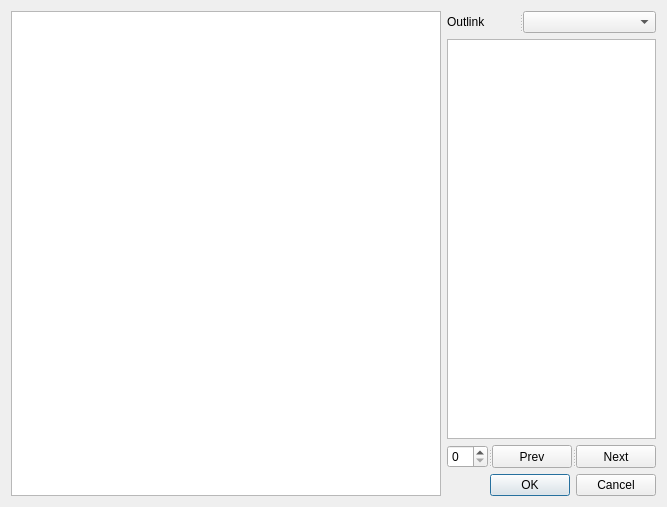
<?xml version="1.0" encoding="UTF-8"?>
<ui version="4.0">
 <class>SpotguideShowImageDlgDesign</class>
 <widget class="QDialog" name="SpotguideShowImageDlgDesign">
  <property name="geometry">
   <rect>
    <x>0</x>
    <y>0</y>
    <width>667</width>
    <height>507</height>
   </rect>
  </property>
  <property name="windowTitle">
   <string>Spotguide Image</string>
  </property>
  <layout class="QGridLayout" name="gridLayout" columnstretch="3,1">
   <item row="0" column="0" rowspan="4">
    <widget class="QGraphicsView" name="graphicsViewShowImage"/>
   </item>
   <item row="0" column="1">
    <widget class="QSplitter" name="splitter_3">
     <property name="orientation">
      <enum>Qt::Horizontal</enum>
     </property>
     <widget class="QLabel" name="label">
      <property name="text">
       <string>Outlink</string>
      </property>
      <property name="indent">
       <number>-1</number>
      </property>
     </widget>
     <widget class="QComboBox" name="comboBoxOutlinkid"/>
    </widget>
   </item>
   <item row="1" column="1">
    <widget class="QTextEdit" name="textEditFeatureInfo">
     <property name="readOnly">
      <bool>true</bool>
     </property>
    </widget>
   </item>
   <item row="2" column="1">
    <widget class="QSplitter" name="splitter_2">
     <property name="orientation">
      <enum>Qt::Horizontal</enum>
     </property>
     <widget class="QSpinBox" name="spinBoxFeatureIndex"/>
     <widget class="QPushButton" name="pushButtonPrev">
      <property name="text">
       <string>Prev</string>
      </property>
     </widget>
     <widget class="QPushButton" name="pushButtonNext">
      <property name="text">
       <string>Next</string>
      </property>
     </widget>
    </widget>
   </item>
   <item row="3" column="1">
    <widget class="QSplitter" name="splitter">
     <property name="orientation">
      <enum>Qt::Horizontal</enum>
     </property>
     <widget class="QDialogButtonBox" name="button_box">
      <property name="orientation">
       <enum>Qt::Horizontal</enum>
      </property>
      <property name="standardButtons">
       <set>QDialogButtonBox::Cancel|QDialogButtonBox::Ok</set>
      </property>
     </widget>
    </widget>
   </item>
  </layout>
 </widget>
 <resources/>
 <connections>
  <connection>
   <sender>button_box</sender>
   <signal>accepted()</signal>
   <receiver>SpotguideShowImageDlgDesign</receiver>
   <slot>accept()</slot>
   <hints>
    <hint type="sourcelabel">
     <x>20</x>
     <y>20</y>
    </hint>
    <hint type="destinationlabel">
     <x>20</x>
     <y>20</y>
    </hint>
   </hints>
  </connection>
  <connection>
   <sender>button_box</sender>
   <signal>rejected()</signal>
   <receiver>SpotguideShowImageDlgDesign</receiver>
   <slot>reject()</slot>
   <hints>
    <hint type="sourcelabel">
     <x>20</x>
     <y>20</y>
    </hint>
    <hint type="destinationlabel">
     <x>20</x>
     <y>20</y>
    </hint>
   </hints>
  </connection>
 </connections>
</ui>
